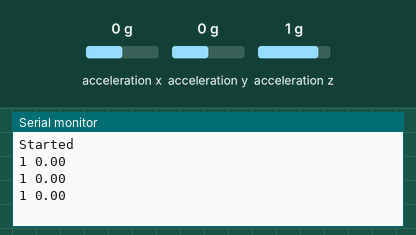
The sketch below on a simulated Arduino Nano 33 BLE. Shown: the last lines printed to the serial monitor. The test bench sets the inputs (shaded band); at power-on: acceleration y 0 g, acceleration x 0 g, acceleration z 1 g.

Above: at 1.5 s.
1.6 s: acceleration y set to -1.4 g
At 2.7 s:
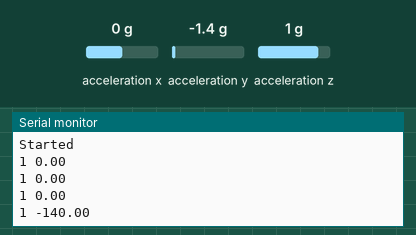
3.1 s: acceleration y set to -0.8 g
At 4.1 s:
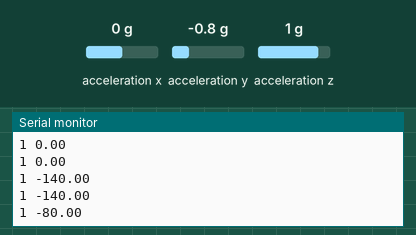
Timing chart, 0 to 6.1 s (numbered marks = the images above; inputs shaded):
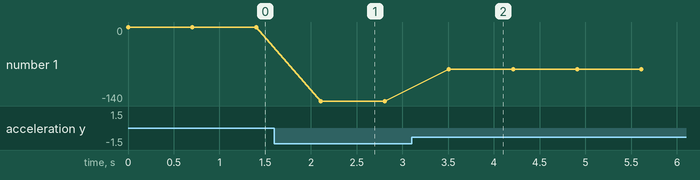

Measured:
- after the input at 1.6 s, the serial monitor: prints a new line after 0.51 s (image 1)
- after the input at 3.1 s, the serial monitor: prints a new line after 0.41 s (image 2)
- plotted number 1: 0 → -140 after the input at 1.6 s, -140 → -80 after the input at 3.1 s

The sketch:

NanoBLE.ino
```cpp
#include <Arduino_LSM9DS1.h>

float x, y, z;

// See the readme on assigning this value. If you have just one monitor, leave it at 1.
int displayID = 1;

void setup() {
  Serial.begin(9600);
  while (!Serial);
  Serial.println("Started");

  if (!IMU.begin()) {
    Serial.println("Failed to initialize IMU!");
    while (1);
  }
}

void loop() {

  if (IMU.accelerationAvailable()) {
    IMU.readAcceleration(x, y, z);
  }

  y = 100 * y;
  Serial.print(displayID);
  Serial.print(" ");
  Serial.println(y);

  delay(700);
}
```
